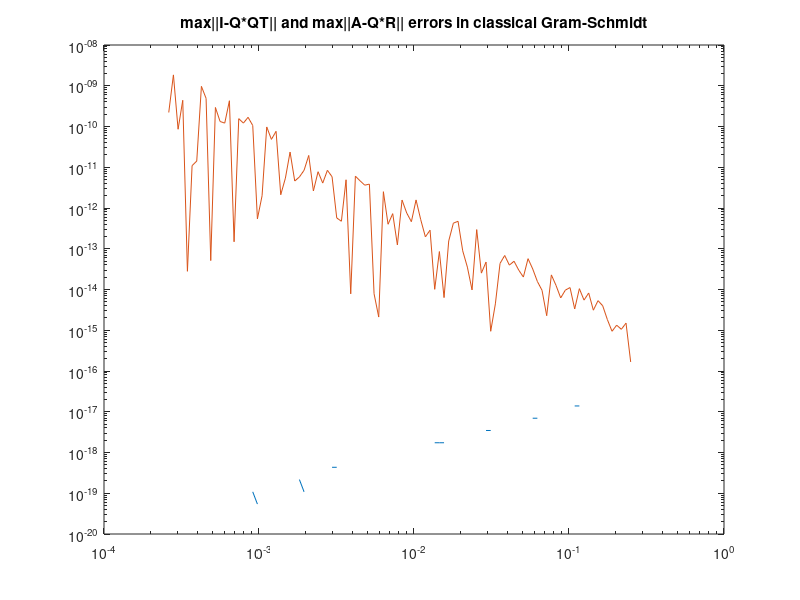

Write the MATLAB code that produced this figure. (Note: this script raises an error after producing the figure.)
clear all; 
close all;


I = eye(3,3); 
T = [1 1 1];
eps = zeros(100,1);
k = zeros(100,1); 

k(1) = 2.0; 
for x = 2:length(k)
    k(x) = k(x-1) + 0.1; 
end


for i = 1:length(eps)
    eps(i) = 2^-k(i);
    
end

eps

err_one = zeros(100,1); %A - QR
err_two = zeros(100,1); %I - QQ

for l =1:length(eps) 
   A = [T; eps(l)*I]; 
   %A %check 
   
%classical GM 
    Q = [];
    R = []; 
    for i=1:size(A,2)
        q = A(:,i);
        for k=1:size(Q,2)
         R(k,i) = q'*Q(:,k);
        end
        for k=1:size(Q,2)
            q = q - R(k,i)*Q(:,k);
        end
        R(i,i) = norm(q);
            Q(:,i) = q/R(i,i);
    end

eA = abs(A-Q*R);
%eA
err_one(l) = max(max(eA));
I_ = eye(3);
eI = abs(I_ - Q'*Q);
%eI
err_two(l) =  max(max(eI));    
end

figure(1);
loglog(eps, err_one); 
hold on; 
loglog(eps, err_two);
t = title('max||I-Q*QT|| and max||A-Q*R|| errors in classical Gram-Schmidt');
t.FontSize = 9;
lg = legend('A-norm', 'I-norm');
lg.FontSize = 10;